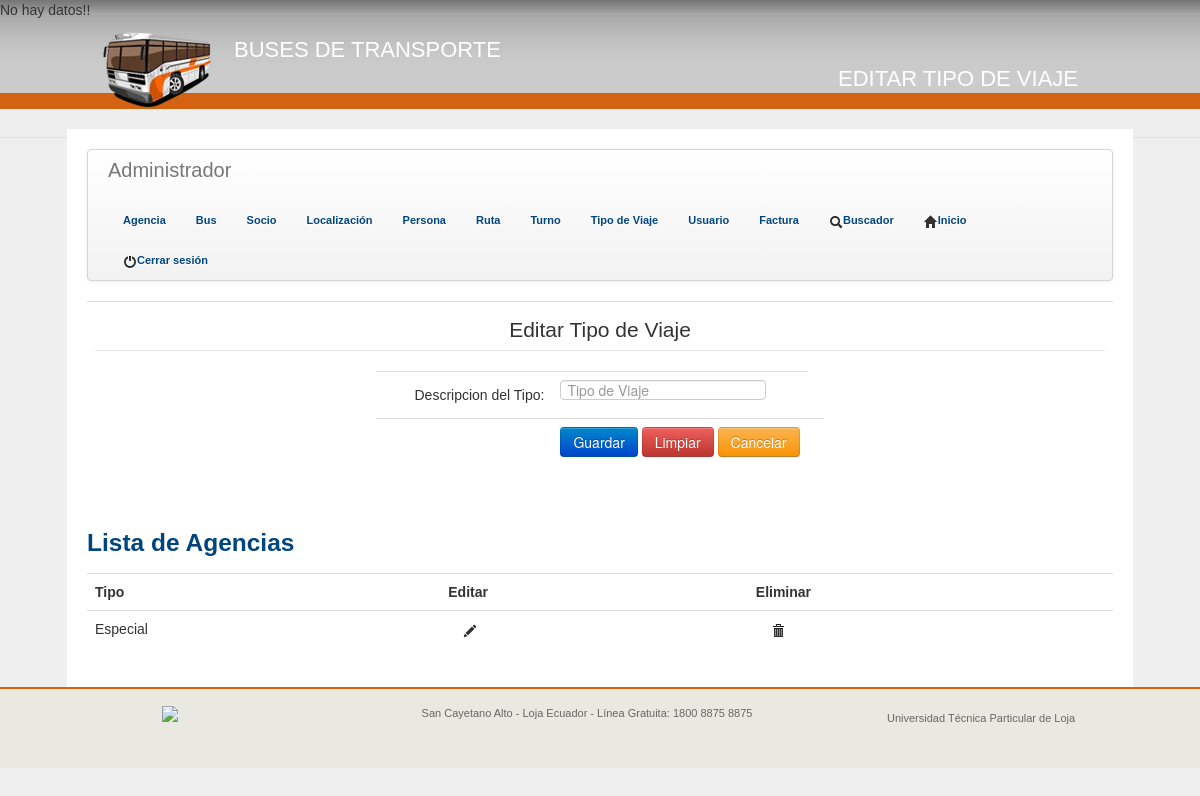
Page /pages/actTipo.php (signed in) on the earlier database version.
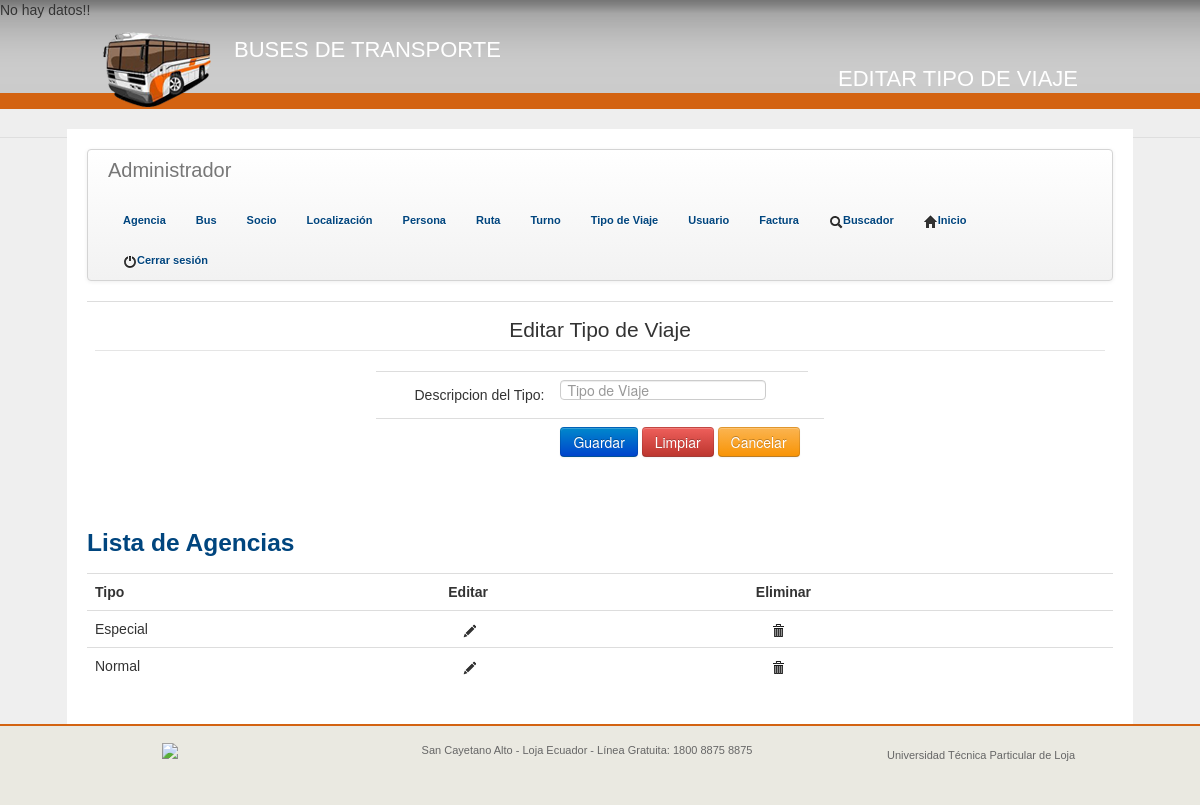
Same page on the later database version.
### tables this page shows
CREATE TABLE IF NOT EXISTS `tipo` (
  `idTipo` int(11) NOT NULL AUTO_INCREMENT,
  `nombre` varchar(20) NOT NULL,
  PRIMARY KEY (`idTipo`)
);

### php/listarTipo.php (the view, shortened to what this page needs)
<?php
include("../dll/conexionsql.php");
extract($_GET);
if(!isset($bandera)){
	$sql="SELECT * FROM tipo";
	$ressql=mysql_query($sql,$con);
	$totdatos=mysql_num_rows($ressql);
	if($totdatos>0){
		echo "<table border='0' class='table table-hover'>";
		echo "<h3 class=\"azul\">Lista de Agencias</h3>";
		echo "<tr>";
		echo "<th scope='col'>"."Tipo"."</th>";
		echo "<th scope='col'>"."Editar"."</th>";
		echo "<th scope='col'>"."Eliminar"."</th>";
		echo "</tr>";
		while ($row=mysql_fetch_array($ressql)) {
			echo "<tr class='filas'>";
			echo "<td>".$row[1]."</td>";
			echo "<td>
			<a href='actTipo.php?id=".base64_encode($row[0])."'>
				<i class='icon-pencil'></i>
			</a>
		</td>";
		echo "<td>
		<a href='../php/listarTipo.php?id=".base64_encode($row[0])."&bandera=1'>
			<i class='icon-trash'></i>
		</a>
	</td>";
	echo "</tr>";
}
echo "</table";
}else{
	echo "No hay datos!!";
}
}
?>

Differences in the rows shown:
added tipo: nombre "Normal"
